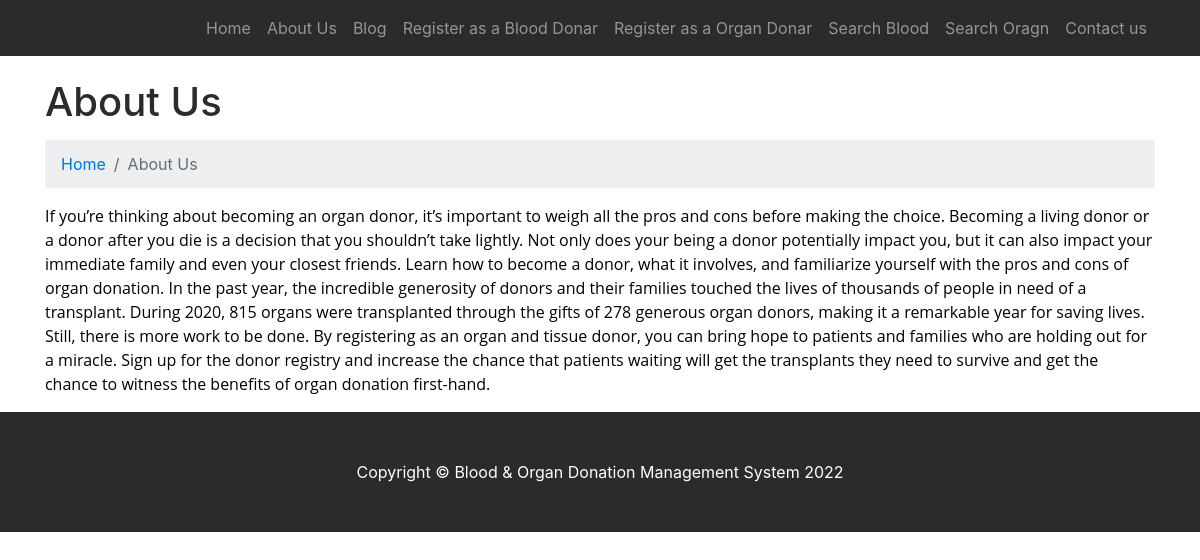
Screenshot of /page.php?type=aboutus with the database file from the repository.
### tables this page shows
CREATE TABLE IF NOT EXISTS `tblpages` (
  `id` int(11) NOT NULL,
  `PageName` varchar(255) DEFAULT NULL,
  `type` varchar(255) NOT NULL DEFAULT '',
  `detail` longtext NOT NULL
);

### page.php (the view, shortened to what this page needs)
<?php
include('includes/config.php');
?>
<!DOCTYPE html>
<html lang="en">
<head>
    <link href="vendor/bootstrap/css/bootstrap.min.css" rel="stylesheet">
    <link href="vendor/font-awesome/css/font-awesome.min.css" rel="stylesheet" type="text/css">
    <link href="css/modern-business.css" rel="stylesheet">
</head>
<body>
<?php include('includes/header.php');?>
    <div class="container">
                    <?php
$pagetype=$_GET['type'];
$sql = "SELECT type,detail,PageName from tblpages where type=:pagetype";
$query = $dbh -> prepare($sql);
$query->bindParam(':pagetype',$pagetype,PDO::PARAM_STR);
$query->execute();
$results=$query->fetchAll(PDO::FETCH_OBJ);
if($query->rowCount() > 0)
{
foreach($results as $result)
{ ?>
        <h1 class="mt-4 mb-3"><?php   echo htmlentities($result->PageName); ?> </h1>
        <ol class="breadcrumb">
            <li class="breadcrumb-item">
                <a href="index.php">Home</a>
            </li>
            <li class="breadcrumb-item active"><?php   echo htmlentities($result->PageName); ?></li>
        </ol>
        <p><?php  echo $result->detail; ?> </p>
    </div>
    <?php } } ?>
   <?php include('includes/footer.php');?>
</body>
</html>

### css/modern-business.css (style rules this page uses)
body { padding-top: 54px; }
@media (min-width: 992px) { body { padding-top: 56px; } }

### rows the page displays
tblpages: PageName "About Us", detail "If you’re thinking about becoming an organ donor, it’s important to weigh all the pros and cons before making the choice. Becoming a living donor or a donor after you die is a decision that you shouldn’t take lightly. Not only does your being a donor potentially impact you, but it can also impact your immediate family and even your closest friends. Learn how to become a donor, what it involves, and familiarize yourself with the pros and cons of organ donation. In the past year, the incredible generosity of donors and their families touched the lives of thousands of people in need of a transplant. During 2020, 815 organs were transplanted through the gifts of 278 generous organ donors,…"
